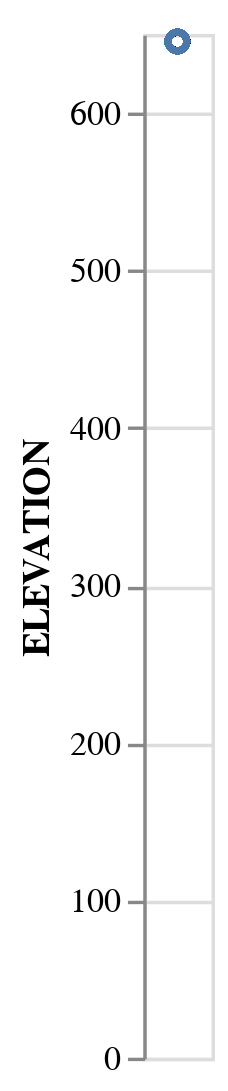

Here is the notebook cell this chart was saved with:
### Code cell
alt.Chart(df).mark_point().encode(
    y='ELEVATION'
)

### Figure 1 — Vega-Lite specification as saved in the notebook (floating-point values rounded to 4 significant figures; data arrays with more than 128 entries replaced by an {"elided": "..."} marker saying what was removed)
{"config": {"view": {"continuousWidth": 400, "continuousHeight": 300}}, "data": {"name": "data-5897e85ac86e6629f1a299d98a3e5ef8"}, "mark": "point", "encoding": {"y": {"field": "ELEVATION", "type": "quantitative"}}, "$schema": "https://vega.github.io/schema/vega-lite/v4.17.0.json", "datasets": {"data-5897e85ac86e6629f1a299d98a3e5ef8": {"elided": "744 records"}}}
